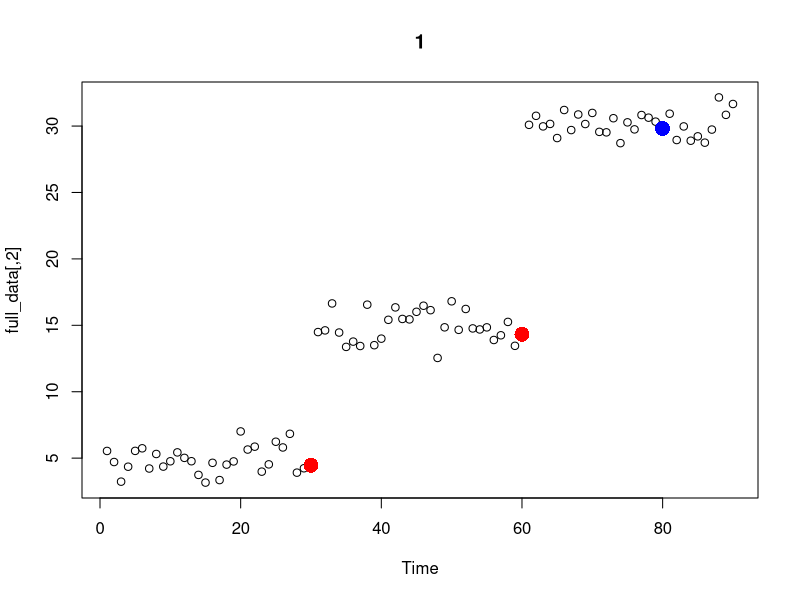

Recreate this plot in R. (Note: this script raises an error after producing the figure.)
#creating our data 
first = rnorm(30, mean = 5, sd = 1) #30 random data points from a normal distribution with mean of 5
second = rnorm(30, mean = 15, sd = 1) #30 random data points from a normal distribution with mean of 15
third = rnorm(30, mean = 30, sd = 1) #30 random data points from a normal distribution with mean of 30

dif_means_0 = c(first) #setting up null set
dif_means_1 = c(first, second) #adding two sets of data points together 
dif_means_2 = c(first, second, third) #adding three sets of data points together

time_0 = 1:30
time_1 = 1:60
time_2 = 1:90

test_data_0 = data.frame(time_0, dif_means_0) #our data with x = time and y = data from 1 set
test_data_1 = data.frame(time_1, dif_means_1) #our data with x = time and y = data from 2 sets
test_data_2 = data.frame(time_2, dif_means_2) #our data with x = time and y = data from 3 sets

#downloading the strucchange package
#install.packages("strucchange")
library("strucchange")

#Bai-Perron Method
bkpts_0 = breakpoints(test_data_0$dif_means_0 ~ test_data_0$time_0, breaks = 5, h = 0.1) #no break points 
bkpts_0$breakpoints #list of x-values (time) for breakpoints

bkpts_1 = breakpoints(test_data_1$dif_means_1 ~ test_data_1$time_1, breaks = 5, h = 0.1) #no break points 
bkpts_1$breakpoints #list of x-values (time) for breakpoints

bkpts_2 = breakpoints(test_data_2$dif_means_2 ~ test_data_2$time_2, breaks = 5, h = 0.1) #no break points 
bkpts_2$breakpoints #list of x-values (time) for breakpoints

#-----------------------------------------------------------------

#complete BAR - Variation 0 (Random/Random/Random)


#-------Key:
# k           = breakpoint's x-axis values 
# time        = integer x-values of the entire data set 
# interations = number of runs through Metropolis hastings 
# make        = the proportion (decimal) of the make step to occuring
# murder      = the proportion (decimal) of the murder step to occuring
  #note: the make and murder need to add to less then one 
#graph        = yes or no to graphing the function 
bar0 = function(k, time, data, iterations, make, murder, graph){

  library(MASS)

  prob_mmm = c(make, murder) #combining the two probabilties of make and murder that the user specifies 

  full_data = cbind(as.numeric(time), as.numeric(data)) #combing the time and data inputs from user

  n = max(full_data[,1]) #finding max value

  k_ends = c(min(full_data[,1]), k, max(full_data[,1])) #adding in end points to k values 

  fitMetrics<-function(k_ends, test_data){

	#create sum objects
	sum_loglik = 0

	#get and sum log likelihood for regressions of all intervals
	if(length(k_ends) < 3 ){
		model = lm(test_data[,2]~test_data[,1])
		sum_loglik = logLik(model)[1]
	}else{
		for(i in 1:length(k_ends)) {
  			if(k_ends[i] != 1){
			min = k_ends[i-1]
			x_values = test_data[c(min:k_ends[i]),1] #getting the x values in the interval
			y_values = test_data[c(min:k_ends[i]),2] #getting the y values in the interval
			data = data.frame(x_values, y_values) #re-making this into a dataframe 
			model = lm(y_values~x_values)
			sum_loglik = sum_loglik + logLik(model)[1]
			}
		}
	}
	return(sum_loglik)

  }

  
  #random make function, this makes a random point 
  count = 0 
  barMake0<-function(k_ends){
    
    count = count + 1 #this check to make sure we do not get stuck in an infinite loop 
    if(count < 10 ) {
      rand_spot = sample(k_ends[1]:k_ends[length(k_ends)], 1) #selects a random spot
      k_ends_final = sort(c(k_ends, rand_spot)) #adds the random spot and sorts it 
      d = diff(k_ends_final) #finds the difference between all the spots 
      if(min(d) < 3) { #this make sure an additional point is not to close to a point already in existance 
        barMake0(k_ends)
      } else {
        return(k_ends_final) #the old breakpoints + the new breakpoints 
      }
    }else {
      return(k_ends)
    }
    
  }
  
  
  #this function kills one breakpoint randomly 
  barMurder0<-function(k_ends){

	  k = k_ends[c(-1,-length(k_ends))]
	  random_num = sample(1:length(k), 1)
	  k_ends_final = k_ends[-(random_num+1)]
	  return(k_ends_final)

  }

  #kills a point randomly and then adds a point randomly 
  barMove0<-function(k_ends){

	  k_ends_less = barMurder0(k_ends)
	  k_ends_final = barMake0(k_ends_less)
	  return(k_ends_final)

  }

  #initializing matrixes 
  ratio_data = matrix(NA, nrow=1, ncol=4)
  all_k_new = matrix(NA, nrow=1, ncol=(n/3))
  all_k_best = matrix(NA, nrow=1, ncol=(n/3))

  #Metroplis Hastings 
  for(i in 1:iterations){

    old_loglik = fitMetrics(k_ends, full_data)

    u_step = runif(1) #random number from 0 to 1 taken from a uniform distribution for selecting step

    if(length(k_ends) < 3 | u_step < prob_mmm[1]){
      c_step = "make"
    } else if(u_step > prob_mmm[1] & u_step < sum(prob_mmm)){
      c_step = "murder"
    } else{
      c_step = "move"
    }

    if(c_step == "make"){
      k_ends_new = barMake0(k_ends)
    } else if (c_step == "murder"){
      k_ends_new = barMurder0(k_ends)
    } else{
      k_ends_new = barMove0(k_ends)
    }

    new_loglik = fitMetrics(k_ends_new, full_data)

    ratio = new_loglik - old_loglik
    u_ratio = runif(1) #random number from 0 to 1 taken from a uniform distribution 

    if(ratio > u_ratio) {
      choice = "new"
    } else {
      choice = "old"
    }

    if(choice == "new"){
      k_ends = k_ends_new
    }else{
      k_ends = k_ends
    }

    ratio_data_print = c(ratio, u_ratio, old_loglik, new_loglik)
    k_ends_new_print = c(k_ends_new, rep(NA, (n/3)-length(k_ends_new)))
    k_ends_best_print = c(k_ends, rep(NA, (n/3)-length(k_ends)))

    ratio_data = rbind(ratio_data, ratio_data_print)
    all_k_new = rbind(all_k_new, k_ends_new_print)
    all_k_best = rbind(all_k_best, k_ends_best_print)

  }
  
  #cleaning up the matrixs 
  ratio_data = ratio_data[-1,]
  all_k_new = all_k_new[,-1]
  all_k_best = all_k_best[,-1]
  all_k_new = all_k_new[-1,colSums(is.na(all_k_new))<nrow(all_k_new)]
  all_k_best = all_k_best[-1,colSums(is.na(all_k_best))<nrow(all_k_best)]
  clean_max = max(all_k_new[1,], na.rm=TRUE)
  all_k_new = ifelse(all_k_new == clean_max,NA,all_k_new)
  all_k_best = ifelse(all_k_best == clean_max,NA,all_k_best)
  
  if(graph == "yes") {
    #plotting 
    plot(full_data, main = 1, xlab = "Time")
    points(all_k_new[1,],full_data[all_k_new[1,],2], col="blue", pch= 16, cex = 2)
    points(all_k_best[1,],full_data[all_k_best[1,],2], col="red", pch= 16, cex=2)
    
    num = iterations / 5
    for(i in 1:n) {
      n = i 
      if(is.na(all_k_new[n,]) ) {
        plot(full_data, main = n, xlab = "Time")
        points(all_k_best[n,],full_data[all_k_best[n,],2], col="red", pch= 16, cex = 2)
      } else {
        plot(full_data, main = n, xlab = "Time")
        points(all_k_new[n,],full_data[all_k_new[n,],2], col="blue", pch= 16, cex = 2)
        points(all_k_best[n,],full_data[all_k_best[n,],2], col="red", pch= 16, cex = 2)
      }
    }
  }
  
  #prints the results
  return(list(ratio_data, all_k_new, all_k_best))
  
}

#calling the function
bar_result = bar0(bkpts_2$breakpoints, test_data_2[,1], test_data_2[,2], 50, 0.4, 0.4, "no")

bar0(bkpts_2$breakpoints, test_data_2[,1], test_data_2[,2], 10, 0.4, 0.4, "yes")
